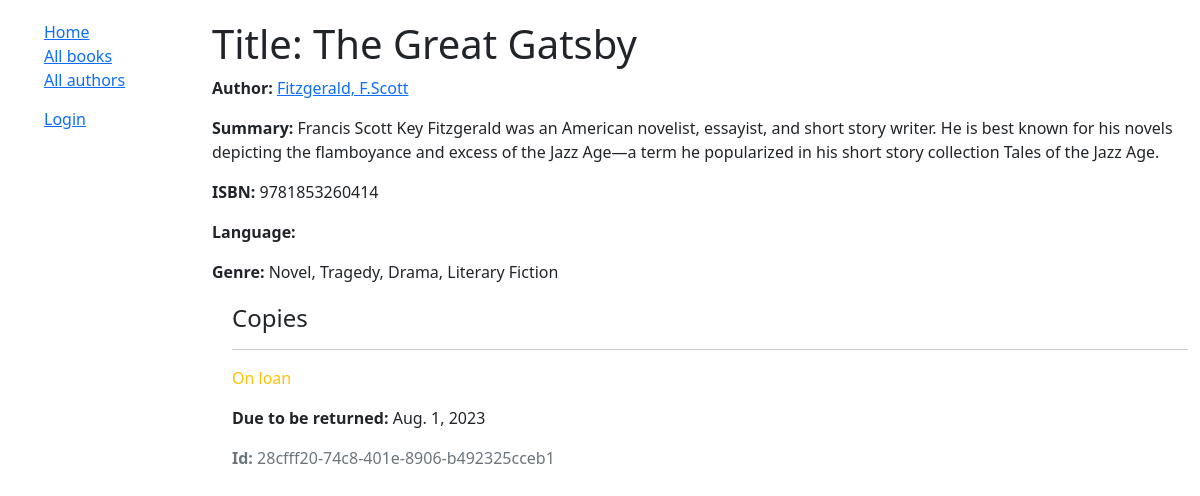
/catalog/book/1, run on the app's committed database.
### catalog/models.py (models this page shows, shortened)
class Book(models.Model):
    title = models.CharField(max_length=200)
    author = models.ForeignKey('Author', on_delete=models.SET_NULL, null=True)
    summary = models.TextField(max_length=1000, help_text='Enter a brief description of the book')
    isbn = models.CharField('ISBN', max_length=13, unique=True, help_text='13 Character <a href="https://www.isbn-international.org/content/what-isbn">ISBN number</a>')
    genre = models.ManyToManyField(Genre, help_text='Select a genre for this book')

class Author(models.Model):
    first_name = models.CharField(max_length=100)
    last_name = models.CharField(max_length=100)
    date_of_birth = models.DateField(null=True, blank=True)
    date_of_death = models.DateField('Died', null=True, blank=True)
    class Meta:
        ordering = ['last_name', 'first_name']
    def __str__(self):
        return f'{self.last_name}, {self.first_name}'

class Genre(models.Model):
    name = models.CharField(max_length=200, help_text='Enter a book genre (e.g. Science Fiction)')
    def __str__(self):
        return self.name

class BookInstance(models.Model):
    id = models.UUIDField(primary_key=True, default=uuid.uuid4, help_text='Unique ID for this particular book across whole library')
    book = models.ForeignKey('Book', on_delete=models.RESTRICT, null=True)
    due_back = models.DateField(null=True, blank=True)
    borrower = models.ForeignKey(User, on_delete=models.SET_NULL, null=True, blank=True)
    LOAN_STATUS = (
        ('m', 'Maintenance'),
        ('o', 'On loan'),
        ('a', 'Available'),
        ('r', 'Reserved'),
    )
    status = models.CharField(
        max_length=1,
        choices=LOAN_STATUS,
        blank=True,
        default='m',
        help_text='Book availability',
    )
    class Meta:
        ordering = ['due_back']
        permissions = (("can_mark_returned", "Set book as returned"),)

### catalog/views.py (the view)
# urls.py: path('book/<int:pk>', views.BookDetailView.as_view(), name='book-detail'),
class BookDetailView(generic.DetailView):
    model = Book
    context_object_name = 'book'

### catalog/templates/catalog/book_detail.html
{% extends "base_generic.html" %} {% block content %}
<h1>Title: {{ book.title }}</h1>
<p><strong>Author:</strong> <a href="">{{ book.author }}</a></p>
<p><strong>Summary:</strong> {{ book.summary }}</p>
<p><strong>ISBN:</strong> {{ book.isbn }}</p>
<p><strong>Language:</strong> {{ book.language }}</p>
<p><strong>Genre:</strong> {{ book.genre.all|join:", " }}</p>
<div style="margin-left:20px;margin-top:20px">
    <h4>Copies</h4>
    {% for copy in book.bookinstance_set.all %}
    <hr />
    <p class="{% if copy.status == 'a' %}text-success{% elif copy.status == 'm' %}text-danger{% else %}text-warning{% endif %}">
        {{ copy.get_status_display }}
    </p>
    {% if copy.status != 'a' %}
    <p><strong>Due to be returned:</strong> {{ copy.due_back }}</p>
    {% endif %}
    <p class="text-muted"><strong>Id:</strong> {{ copy.id }}</p>
    {% endfor %}
</div>
{% endblock %}

### catalog/templates/base_generic.html (shortened to what this page needs)
<!DOCTYPE html>
<html lang="en">
<head>
    <link href="https://cdn.jsdelivr.net/npm/bootstrap@5.1.3/dist/css/bootstrap.min.css" rel="stylesheet" />
    {% load static %}
    <link rel="stylesheet" href="{% static 'css/styles.css' %}" />
</head>
<body>
    <div class="container-fluid">
        <div class="row">
            <div class="col-sm-2">
                {% block sidebar %}
                <ul class="sidebar-nav">
                    <li><a href="{% url 'index' %}">Home</a></li>
                    <li><a href="{% url 'books' %}">All books</a></li>
                    <li style="margin-bottom: 15px;"><a href="{% url 'authors' %}">All authors</a></li>
                    {% if user.is_authenticated %}
                    <li>User: {{ user.get_username }}</li>
                    <li><a href="{% url 'my-borrowed' %}">My Borrowed</a></li>
                    <li>
                        <a href="{% url 'logout' %}?next={{ request.path }}">Logout</a>
                    </li>
                    {% else %}
                    <li>
                        <a href="{% url 'login' %}?next={{ request.path }}">Login</a>
                    </li>
                    {% endif %}
                </ul>
                {% endblock %}
            </div>
            <div class="col-sm-10 ">{% block content %}{% endblock %}</div>
        </div>
    </div>
</body>
</html>

### catalog/static/css/styles.css (style rules this page uses)
body { margin-top: 20px; padding: 0; }
.sidebar-nav { list-style: none; }

### data on the page
Book: title "The Great Gatsby", author "Fitzgerald, F.Scott", summary "Francis Scott Key Fitzgerald was an American novelist, essayist, and short story writer. He is best known for his novels depicting the flamboyance and excess of the Jazz Age—a term he popularized in his short story collection Tales of the Jazz Age.", isbn "9781853260414", genre.all "Novel, Tragedy, Drama, Literary Fiction"
BookInstance: status "On loan", due_back "Aug. 1, 2023", id "28cfff20-74c8-401e-8906-b492325cceb1"
